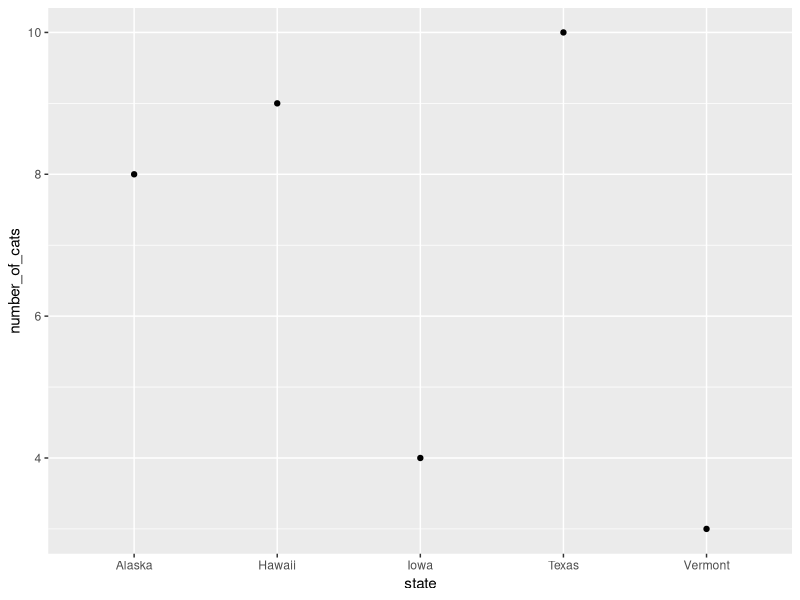

R code for this plot:
# Coding with Style 
# Fix this script, using good coding convention. 
# This is a made-up dataset, so you can create any story and associated 
# meaningful variable and filenames to go with it. 
# Put this script into the format for the Outline feature in RStudio

# Load packages -----
library(ggplot2)
library(lme4)

# create dataset -----
df1 <- data.frame(state = c('Iowa','Vermont','Hawaii','Texas','Alaska'), 
                  var1 = c('american goldfinch','hermit thrush','nene',
                           'northern mockingbird','willow ptarmigan'), 
                  snow = c(1, 1, 0, 0, 1),
                  number_of_cats = sample(3:10, 5, replace = TRUE))

# explore dataset -----
ggplot(df1, aes(state, number_of_cats)) + geom_point()

## create new column -----
df1$max = 10

# analyze dataset ------
mod1 <- glm(snow ~ number_of_cats, family = binomial, data = df1)
summary(mod1)

# create a csv file ------
write.csv("database1_15September2021.csv")
